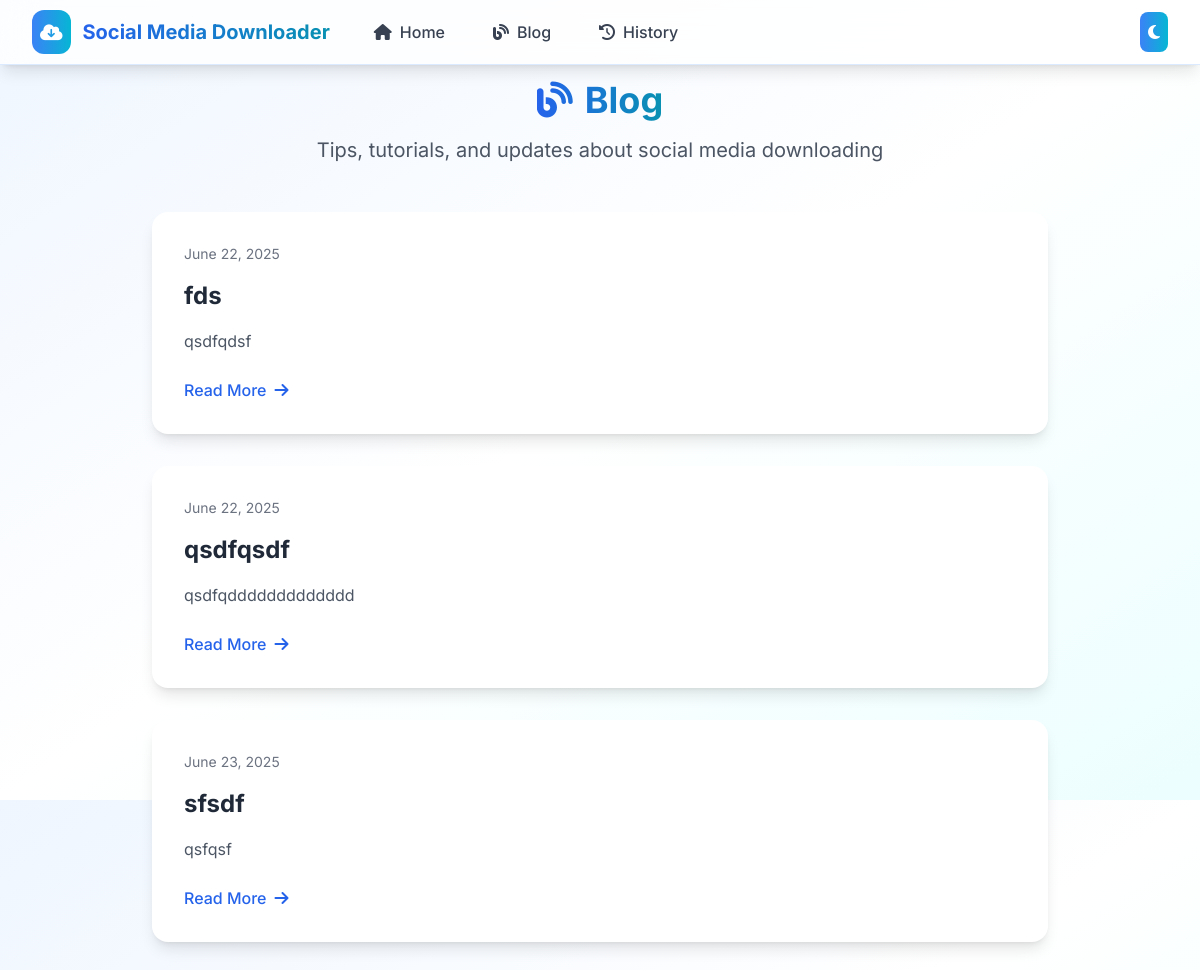
Page /blog on the committed database.
### utils.py (models this page shows)
class Blog(db.Model):
    __tablename__ = 'blogs'
    id = Column(Integer, primary_key=True)
    title = Column(String(200), nullable=False)
    slug = Column(String(200), nullable=False, unique=True)
    content = Column(db.Text, nullable=False)  # Processed HTML
    raw_content = Column(db.Text, nullable=False)  # Original markdown
    excerpt = Column(String(300))
    published = Column(db.Boolean, default=False)
    created_at = Column(DateTime, default=datetime.utcnow)
    updated_at = Column(DateTime, default=datetime.utcnow, onupdate=datetime.utcnow)

### routes.py (the view)
@app.route('/blog')
def blog_list():
    print("=== BLOG ROUTE ACCESSED ===")
    try:
        blogs = Blog.query.all()
        print(f"Found {len(blogs)} total blogs")
        published = [b for b in blogs if b.published]
        print(f"Found {len(published)} published blogs")
        return render_template('blog/list.html', blogs=published)
    except Exception as e:
        print(f"Error: {e}")
        return render_template('blog/list.html', blogs=[])

### templates/blog/list.html (shortened to what this page needs)
{% extends "base.html" %}
{% block content %}
<div class="max-w-4xl mx-auto">
    <div class="text-center mb-12">
        <h1 class="text-4xl font-bold mb-4">
            <span class="bg-gradient-to-r from-blue-600 to-cyan-600 bg-clip-text text-transparent">
                <i class="fas fa-blog mr-3"></i>Blog
            </span>
        </h1>
        <p class="text-xl text-gray-600">Tips, tutorials, and updates about social media downloading</p>
    </div>
    {% if blogs %}
        <div class="space-y-8">
            {% for blog in blogs %}
            <article class="bg-white rounded-2xl shadow-lg p-8 hover:shadow-xl transition-shadow duration-300">
                <div class="flex items-center justify-between mb-4">
                    <time class="text-sm text-gray-500">{{ blog.created_at.strftime('%B %d, %Y') }}</time>
                </div>
                <h2 class="text-2xl font-bold text-gray-800 mb-4">
                    <a href="{{ url_for('blog_detail', slug=blog.slug) }}" class="hover:text-blue-600 transition-colors">
                        {{ blog.title }}
                    </a>
                </h2>
                {% if blog.excerpt %}
                <p class="text-gray-600 mb-6 leading-relaxed">{{ blog.excerpt }}</p>
                {% endif %}
                <a href="{{ url_for('blog_detail', slug=blog.slug) }}"
                   class="inline-flex items-center text-blue-600 hover:text-blue-800 font-medium">
                    Read More <i class="fas fa-arrow-right ml-2"></i>
                </a>
            </article>
            {% endfor %}
        </div>
    {% endif %}
</div>
{% endblock %}

### rows in the picture
Blog: created_at "June 22, 2025", title "fds", excerpt "qsdfqdsf"
Blog: created_at "June 22, 2025", title "qsdfqsdf", excerpt "qsdfqddddddddddddd"
Blog: created_at "June 23, 2025", title "sfsdf", excerpt "qsfqsf"
